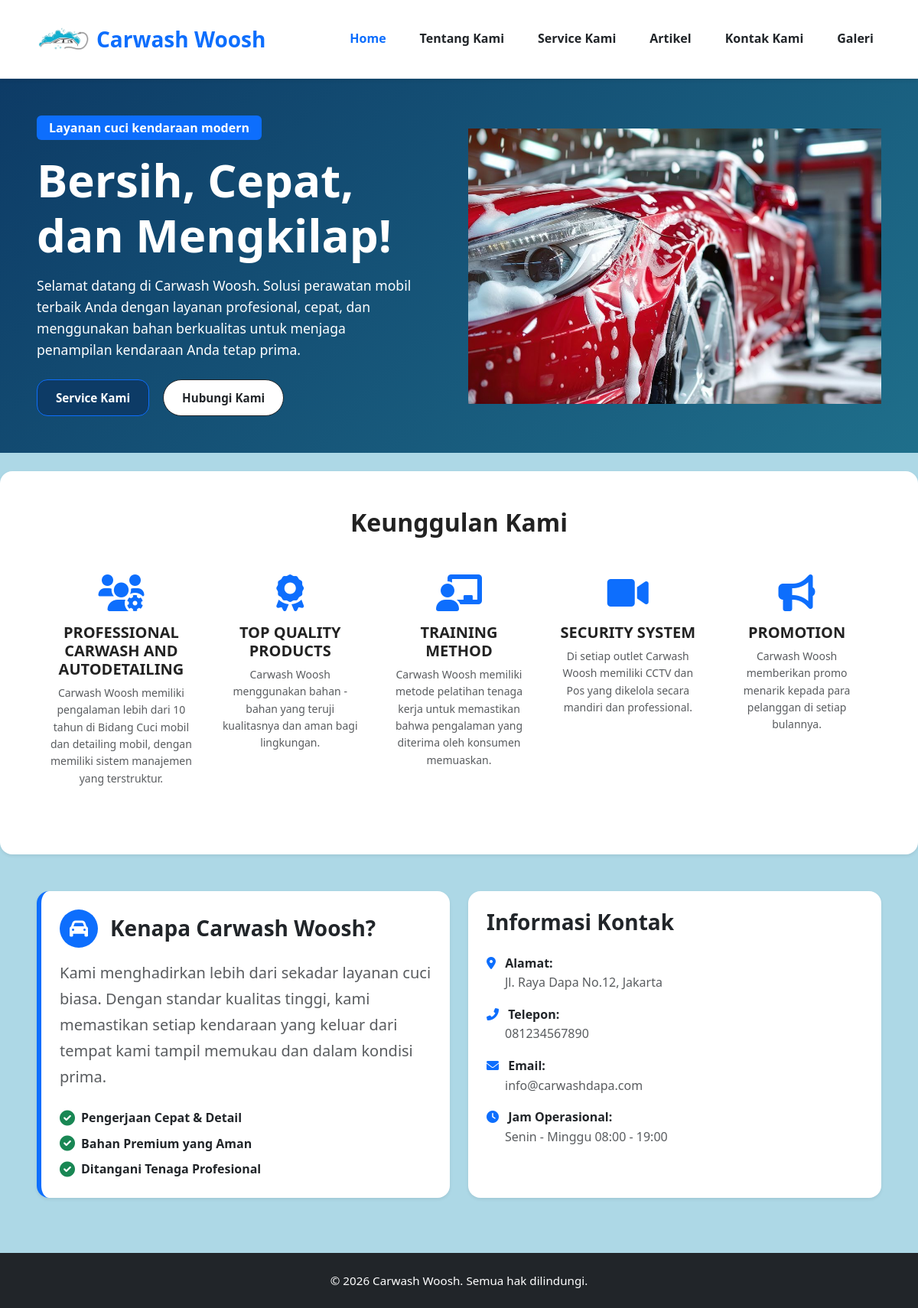
Page /Frontend/index.php on the earlier database version.
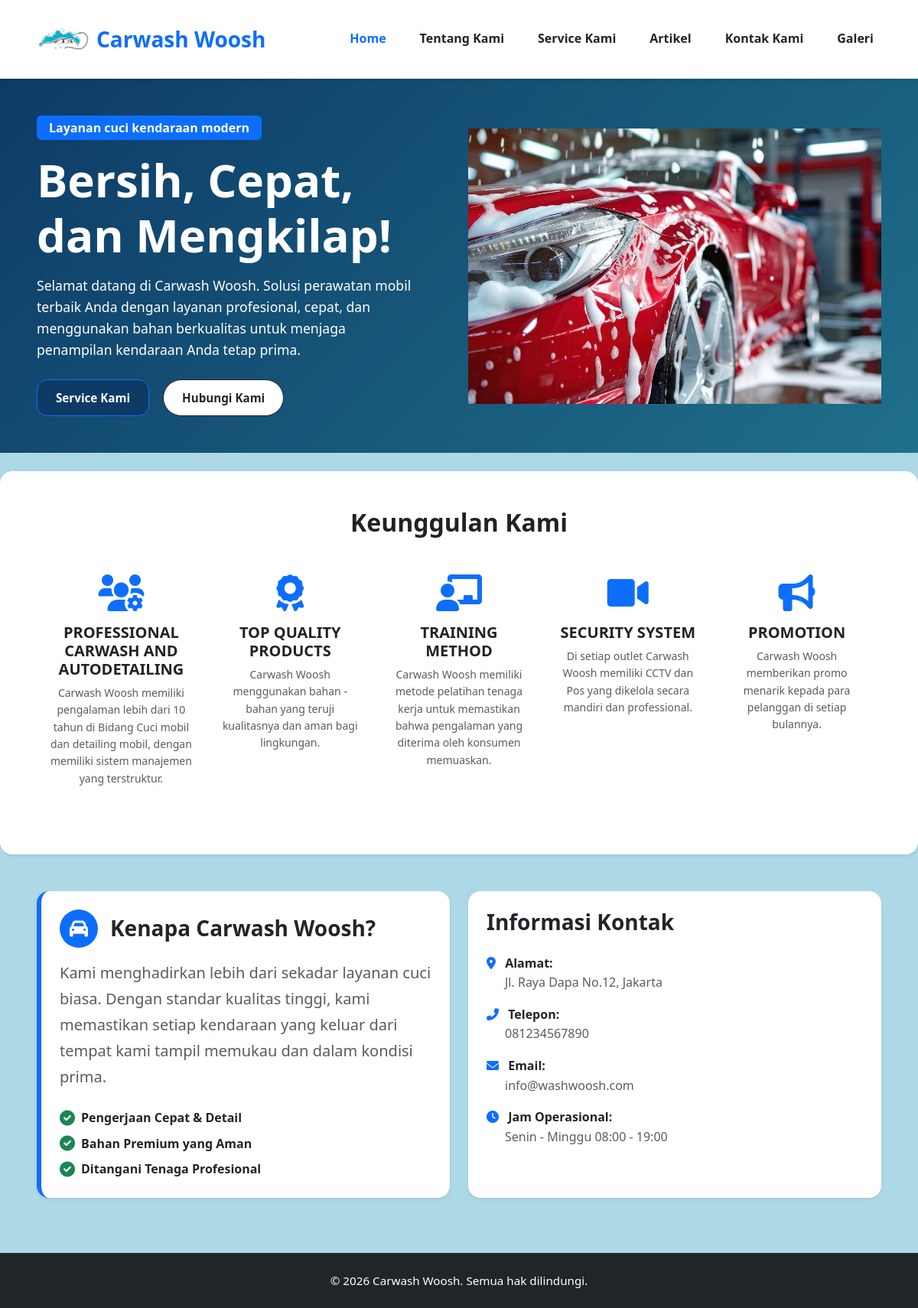
Same page on the later database version.
### tables this page shows
CREATE TABLE tb_company_profile (
  id INT UNSIGNED AUTO_INCREMENT PRIMARY KEY,
  nama_perusahaan VARCHAR(150) NOT NULL,
  logo VARCHAR(255) DEFAULT NULL,
  alamat TEXT NOT NULL,
  no_telp VARCHAR(50) NOT NULL,
  email VARCHAR(100) NOT NULL,
  jam_operasional VARCHAR(100) NOT NULL,
  deskripsi TEXT,
  visi TEXT,
  misi TEXT,
  updated_at TIMESTAMP NOT NULL DEFAULT CURRENT_TIMESTAMP ON UPDATE CURRENT_TIMESTAMP
);

### Frontend/includes/company_data.php (called while the page is built)
<?php
require_once dirname(__DIR__, 2) . '/config/koneksi.php';
$company = [
    'id' => null,
    'nama_perusahaan' => 'Carwash Woosh',
    'logo' => null,
    'alamat' => 'Jl. Contoh No.123, Kecamatan Dapa',
    'no_telp' => '+62 812 3456 7890',
    'email' => 'info@washwoosh.com',
    'jam_operasional' => 'Senin - Minggu 08:00 - 19:00',
    'deskripsi' => 'Layanan cuci kendaraan modern yang cepat, bersih, dan ramah lingkungan.',
    'visi' => 'Menjadi layanan cuci kendaraan pilihan utama di kawasan kami.',
    'misi' => 'Memberikan layanan berkualitas dengan harga terjangkau dan pelayanan terbaik.'
];
try {
    $stmt = $pdo->query('SELECT * FROM tb_company_profile ORDER BY updated_at DESC LIMIT 1');
    $companyRow = $stmt->fetch();
    if ($companyRow) {
        $company = array_merge($company, $companyRow);
    }
} catch (PDOException $e) {
}
?>

### Frontend/index.php (the view, shortened to what the changed rows need)
<?php
require_once 'includes/company_data.php';
?>
<!DOCTYPE html>
<html lang="id">
<head>
    <link href="https://cdn.jsdelivr.net/npm/bootstrap@5.3.0/dist/css/bootstrap.min.css" rel="stylesheet">
    <link rel="stylesheet" href="https://cdnjs.cloudflare.com/ajax/libs/font-awesome/6.0.0/css/all.min.css">
    <link rel="stylesheet" href="assets/css/style.css">
</head>
<body>
    <main>
        <section class="hero py-5">
            <div class="container-fluid px-5">
                <div class="row align-items-center">
                    <div class="col-md-6 pe-lg-5">
                        <h1 class="display-4 fw-bold mb-3">Bersih, Cepat, dan Mengkilap!</h1>
                    </div>
                </div>
            </div>
        </section>
        <section class="features d-block container-fluid px-5 py-5 text-center bg-white my-4 shadow-sm rounded-4 w-100 mx-auto">
            <h2 class="fw-bold mb-5 w-100 text-center">Keunggulan Kami</h2>
        </section>
        <section class="container-fluid px-5 py-4 mb-5">
            <div class="row g-4">
                <div class="col-md-6">
                    <div class="card h-100 p-4 border-0 shadow-sm rounded-4">
                        <p class="mb-3"><i class="fas fa-map-marker-alt text-primary me-2"></i> <strong>Alamat:</strong> <br><span class="ms-4 text-muted"><?= htmlspecialchars($company['alamat'] ?? '-') ?></span></p>
                        <p class="mb-3"><i class="fas fa-phone-alt text-primary me-2"></i> <strong>Telepon:</strong> <br><span class="ms-4 text-muted"><?= htmlspecialchars($company['no_telp'] ?? '-') ?></span></p>
                        <p class="mb-3"><i class="fas fa-envelope text-primary me-2"></i> <strong>Email:</strong> <br><span class="ms-4 text-muted"><?= htmlspecialchars($company['email'] ?? '-') ?></span></p>
                        <p class="mb-0"><i class="fas fa-clock text-primary me-2"></i> <strong>Jam Operasional:</strong> <br><span class="ms-4 text-muted"><?= htmlspecialchars($company['jam_operasional'] ?? '-') ?></span></p>
                    </div>
                </div>
            </div>
        </section>
</body>
</html>

Differences in the rows shown:
changed tb_company_profile "Jl. Raya Dapa No.12, Jakarta": email "info@carwashdapa.com" → "info@washwoosh.com"
